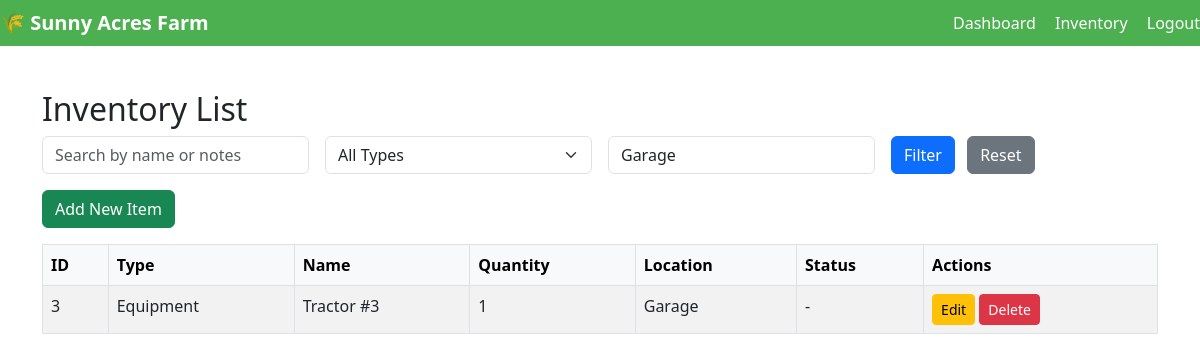
Page /pages/inventory.php?location=Garage (signed in) on the committed database.
### tables this page shows
CREATE TABLE inventory (
    id INT AUTO_INCREMENT PRIMARY KEY,
    type ENUM('Animal', 'Crop', 'Equipment') NOT NULL,
    name VARCHAR(100) NOT NULL,
    quantity VARCHAR(50) NOT NULL,
    location VARCHAR(100) DEFAULT NULL,
    health_status VARCHAR(50) DEFAULT NULL,   
    growth_stage VARCHAR(50) DEFAULT NULL,    
    notes TEXT DEFAULT NULL,
    created_at TIMESTAMP DEFAULT CURRENT_TIMESTAMP,
    updated_at TIMESTAMP DEFAULT CURRENT_TIMESTAMP ON UPDATE CURRENT_TIMESTAMP
);

### pages/inventory.php (the view, shortened to what this page needs)
<?php include '../partials/header.php'; ?>
<?php
require_once '../functions/db.php';
$locationFilter = $_GET['location'] ?? '';
$search = trim($_GET['search'] ?? '');
$sql = "SELECT * FROM inventory WHERE 1=1 ";
$params = [];
$paramTypes = "";
if ($locationFilter !== '') {
    $sql .= " AND location LIKE ? ";
    $params[] = "%" . $locationFilter . "%";
    $paramTypes .= "s";
}
$sql .= " ORDER BY id DESC";
$stmt = $conn->prepare($sql);
if ($paramTypes) {
    $stmt->bind_param($paramTypes, ...$params);
}
$stmt->execute();
$result = $stmt->get_result();
?>
<!DOCTYPE html>
<html lang="en">
<head>
    <link href="https://cdn.jsdelivr.net/npm/bootstrap@5.3.0/dist/css/bootstrap.min.css" rel="stylesheet" />
</head>
<body>
<div class="container mt-4">
    <h2>Inventory List</h2>
    <form method="GET" class="row g-3 mb-3">
        <div class="col-md-3">
            <input type="text" name="search" placeholder="Search by name or notes" class="form-control" value="<?= htmlspecialchars($search) ?>">
        </div>
        <div class="col-md-3">
            <select name="type" class="form-select">
                <option value="">All Types</option>
            </select>
        </div>
        <div class="col-md-3">
            <input type="text" name="location" placeholder="Filter by location" class="form-control" value="<?= htmlspecialchars($locationFilter) ?>">
        </div>
        <div class="col-md-3">
            <button type="submit" class="btn btn-primary">Filter</button>
            <a href="inventory.php" class="btn btn-secondary ms-2">Reset</a>
        </div>
    </form>
    <a href="add_item.php" class="btn btn-success mb-3">Add New Item</a>
    <table class="table table-bordered table-striped">
        <thead class="table-light">
        <tr>
            <th>ID</th>
            <th>Type</th>
            <th>Name</th>
            <th>Quantity</th>
            <th>Location</th>
            <th>Status</th>
            <th>Actions</th>
        </tr>
        </thead>
        <tbody>
        <?php if ($result->num_rows === 0): ?>
            <tr>
                <td colspan="7" class="text-center">No items found.</td>
            </tr>
        <?php else: ?>
            <?php while ($row = $result->fetch_assoc()): ?>
                <tr>
                    <td><?= $row['id'] ?></td>
                    <td><?= htmlspecialchars($row['type']) ?></td>
                    <td><?= htmlspecialchars($row['name']) ?></td>
                    <td><?= htmlspecialchars($row['quantity']) ?></td>
                    <td><?= htmlspecialchars($row['location']) ?></td>
                    <td>
                        <?php
                        if ($row['type'] === 'Animal') {
                            echo htmlspecialchars($row['health_status'] ?: '-');
                        } elseif ($row['type'] === 'Crop') {
                            echo htmlspecialchars($row['growth_stage'] ?: '-');
                        } else {
                            echo '-';
                        }
                        ?>
                    </td>
                    <td>
                        <a href="edit_item.php?id=<?= $row['id'] ?>" class="btn btn-sm btn-warning">Edit</a>
                        <a href="inventory.php?delete_id=<?= $row['id'] ?>"
                           onclick="return confirm('Are you sure you want to delete this item?');"
                           class="btn btn-sm btn-danger">Delete</a>
                    </td>
                </tr>
            <?php endwhile; ?>
        <?php endif; ?>
        </tbody>
    </table>
</div>
</body>
</html>

### includes/header.php (style rules this page uses)
body { font-family: Arial, sans-serif; background: #f5f8fa; margin: 0; padding: 0; }

### rows in the picture
inventory: id "3", type "Equipment", name "Tractor #3", quantity "1", location "Garage"
